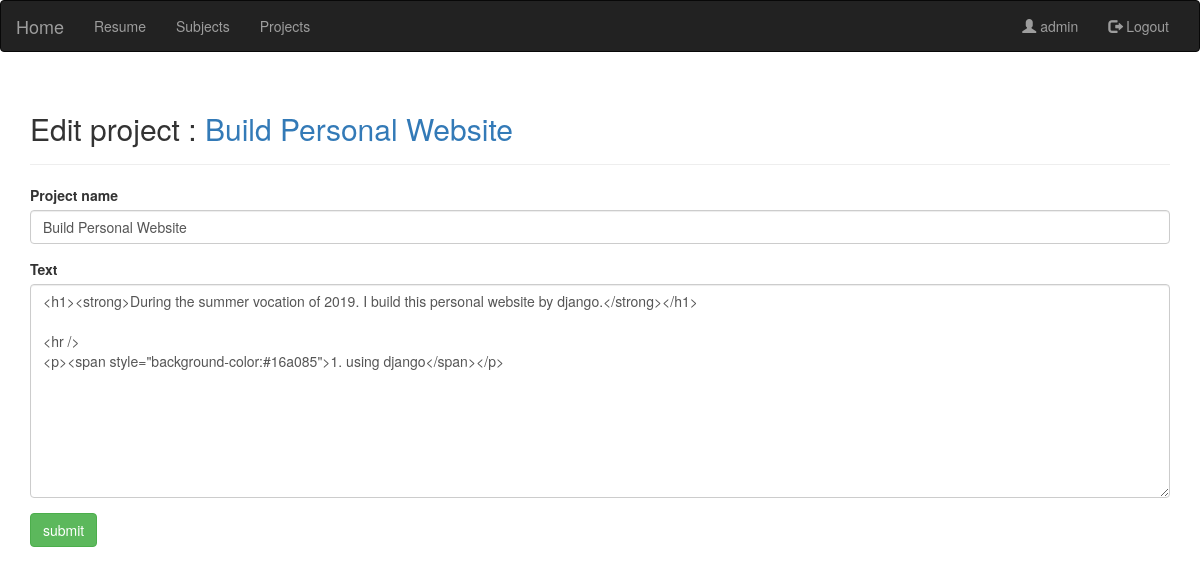
The app's page /edit_project/2 (signed in) with its own data.
### app_pw/models.py (models this page shows, shortened)
class Project(models.Model):
	pro_name = models.CharField(max_length=200)
	text = RichTextField(config_name='my_config')
	date_added= models.DateTimeField(auto_now_add = True)
	owner = models.ForeignKey(User, on_delete=models.CASCADE)

### app_pw/views.py (the view)
# urls.py: path('edit_project/<int:project_id>', views.edit_project, name='edit_project'),
@login_required
def edit_project(request, project_id):
	project = Project.objects.get(id=project_id)
	if request.method != 'POST':
		form = ProjectForm(instance = project)
	else:
		form = ProjectForm(instance= project, data = request.POST)
		if form.is_valid():
			form.save()
			return HttpResponseRedirect(reverse('app_pw:project', args=[project_id]))
	context = {'form':form, 'project':project}
	return render(request, 'app_pw/edit_project.html', context)

### app_pw/forms.py
class ProjectForm(forms.ModelForm):
	class Meta:
		model = Project
		fields = ['pro_name', 'text']
		labels = {'pro_name':'Project name'}

### app_pw/templates/app_pw/edit_project.html (shortened to what this page needs)
{% extends 'app_pw/base.html' %}
{% load bootstrap3 %}
{% block header %}
	<h2>
		Edit project : <a href="{% url 'app_pw:project' project.id %}">{{project.pro_name}} </a>
{% endblock header %}
{% block content %}
	<form action="{% url 'app_pw:edit_project' project.id %}" method="post" class="form">
		{% bootstrap_form form %}
		{% buttons %}
		<button name="submit" class="btn btn-success"> submit</button>
		{% endbuttons %}
	</form>
{% endblock content %}

### app_pw/templates/app_pw/base.html (shortened to what this page needs)
{% load bootstrap3 %}
<!DOCTYPE html>
<html lang="en">
<head>
	{% bootstrap_css %}
</head>
<body id="myPage" data-spy="scroll" data-target=".navbar" data-offset="60">
<nav class="navbar navbar-inverse">
  <div class="container-fluid">
    <div class="navbar-header">
      <a class="navbar-brand" href="{% url 'app_pw:index' %}">Home</a>
    </div>
    <div class="collapse navbar-collapse" id="myNavbar">
      <ul class="nav navbar-nav">
        <li ><a href="{% url 'app_pw:resume' %}">Resume</a></li>
        <li><a href="{% url 'app_pw:subjects' %}">Subjects</a></li>
        <li><a href="{% url 'app_pw:projects' %}">Projects</a></li>
      </ul>
      <ul class="nav navbar-nav navbar-right">
      	{% if user.is_authenticated %}
        <li><a href="#"><span class="glyphicon glyphicon-user"></span> {{user.username}}</a></li>
        <li><a href="{% url 'users:logout' %}"><span class="glyphicon glyphicon-log-out"></span> Logout</a></li>
        {% else %}
        <li><a href="#"><span class="glyphicon glyphicon-user"></span> Stranger</a></li>
        <li><a href="{% url 'users:login' %}"><span class="glyphicon glyphicon-log-in"></span> Login</a></li>
        {% endif %}
      </ul>
    </div>
  </div>
</nav>
<div class="container">
		<div class="page-header">
			{% block header %} {% endblock header %}
		</div>
		<div >
			{% block content %} {% endblock content %}
		</div>
</div>
</body>
</html>

### records on screen
Project: pro_name "Build Personal Website", text "<h1><strong>During the summer vocation of 2019. I build this personal website by django.</strong></h1> <hr /> <p><span style=\"background-color:#16a085\">1. using django</span></p>"

### other values on screen
{{ user.username }} "admin"
